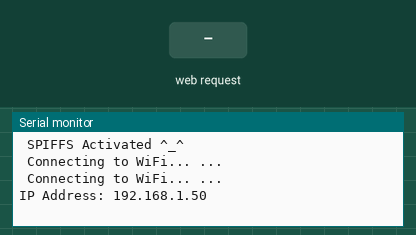
Simulated run of this sketch. Board: ESP8266 (NodeMCU). Shown: the last lines printed to the serial monitor. The test bench sets the inputs (shaded band). WiFi joins after 1.5 s; servers stay silent unless stated; storage starts empty.

Above: at 3.2 s.
3.3 s: HTTP request GET / received
At 4.1 s:
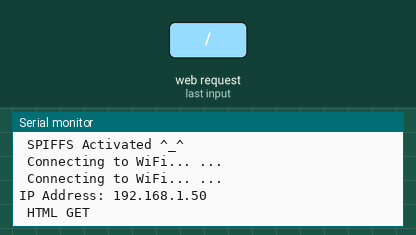
4.8 s: HTTP request GET /jquery-1.11.3.min.js received
At 5.2 s:
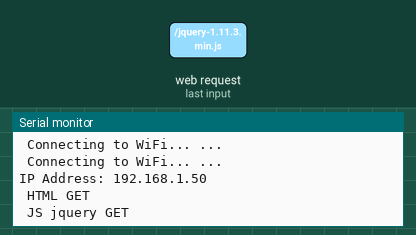
6.3 s: HTTP request GET /roundslider.min.js received
At 7.5 s:
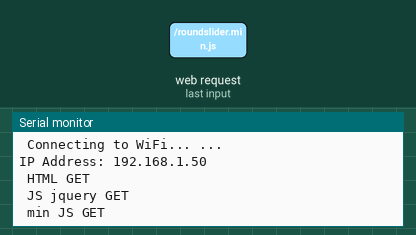
7.8 s: HTTP request GET /roundslider.min.css received
At 8.7 s:
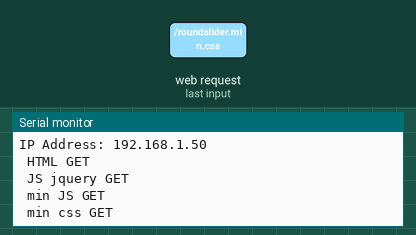

Measured:
- after the input at 3.3 s, the serial monitor: prints a new line at once (image 1)
- after the input at 4.8 s, the serial monitor: prints a new line at once (image 2)
- after the input at 6.3 s, the serial monitor: prints a new line at once (image 3)
- after the input at 7.8 s, the serial monitor: prints a new line at once (image 4)

The sketch:

Mario_Mene.ino
```cpp
/*********
  https://randomnerdtutorials.com/esp32-async-web-server-espasyncwebserver-library/
*********/

//*************************************************************************************************************

// include the libraries to build the asynchronous web server
#include <ESP8266WiFi.h>
#include <ESPAsyncTCP.h>
#include <ESPAsyncWebServer.h>
#include <FS.h>
#include <Wire.h>

// declare two global variables which will hold the credentials of the WiFi network to which we are going to connect the ESP8266
// const char* ssid = "SOURCE";  // network name
// const char* password = "Pelle!23";
const char* ssid = "DingDu";  // network name
const char* password = "woaidingding8212960";

bool spiffsActive = false;

// declare an object of class AsyncWebServer, which will expose the methods needed for us to setup the HTTP server and handle the incoming requests.
AsyncWebServer server(80);  // the default HTTP port 80

void setup() {
  Serial.begin(9600);
  // Start filing subsystem
  if (SPIFFS.begin()) {
    Serial.println(" SPIFFS Activated ^_^");
    spiffsActive = true;
  } else {
    Serial.println(" Unabale to activate SPIFFS -_-");
  }
  // open a serial connection and then we will
  // connect the ESP8266 to the WiFi network
  WiFi.begin(ssid, password);
  while (WiFi.status() != WL_CONNECTED) {
    delay(1000);
    Serial.println(" Connecting to WiFi... ... ");
  }
  // After the connection is established, we will print the ESP8266 IP on the local network
  // so we can then reach the server from inside the local network.
  Serial.print("IP Address: ");
  Serial.println(WiFi.localIP());


  // setup a server route and a handling function that will be executed when a request is made on that route
  // by calling the 'on' method on our previously declared server object

  // Route for root / web page
  server.on("/", HTTP_GET, [](AsyncWebServerRequest * request) {
    //// Handling function implementation
    request->send(SPIFFS, "/index.html", "text/html", false, processor);
    Serial.println(" HTML GET ");

    int paramsNr = request->params();  //get number of params
//    Serial.print(" Number of params: ");
//    Serial.println(paramsNr);

    for (byte i = 0; i < paramsNr; i++) {
      AsyncWebParameter* p = request->getParam(0);
      Serial.print(" Name of param: ");
      Serial.println(p->name());

      if ((p->name()) == "speed")
        Serial.print("SPEED:");
      else if ((p->name()) == "dist")
        Serial.print("MOVE:");
      else if ((p->name()) == "dire")
        Serial.print("TURN:");
      else if ((p->name()) == "led_state")
        Serial.print("LED:");

      Serial.println((p->value()));
    }
  });  //end of server on GET

  //Route to load style.css file
  server.on("/jquery-1.11.3.min.js", HTTP_GET, [](AsyncWebServerRequest * request) {
    request->send(SPIFFS, "/jquery-1.11.3.min.js", "text/javascript");
    Serial.println(" JS jquery GET ");
  });
  // Route to load style.css file
  server.on("/roundslider.min.js", HTTP_GET, [](AsyncWebServerRequest * request) {
    request->send(SPIFFS, "/roundslider.min.js", "text/javascript");
    Serial.println(" min JS GET ");
  });
  server.on("/roundslider.min.css", HTTP_GET, [](AsyncWebServerRequest * request) {
    request->send(SPIFFS, "/roundslider.min.css", "text/css");
    Serial.println(" min css GET ");
  });

  // To finalize the server setup, we need to call the 'begin' method of the server object
  // so the server starts listening for incoming requests.
  server.begin();
}

// Replace placeholder with A/D value
String processor(const String& var) {
  ;
}

// Since the server implementation is asynchronous, we don’t need to call any handling function on the main loop, which we can leave empty.
void loop() {
}
```
